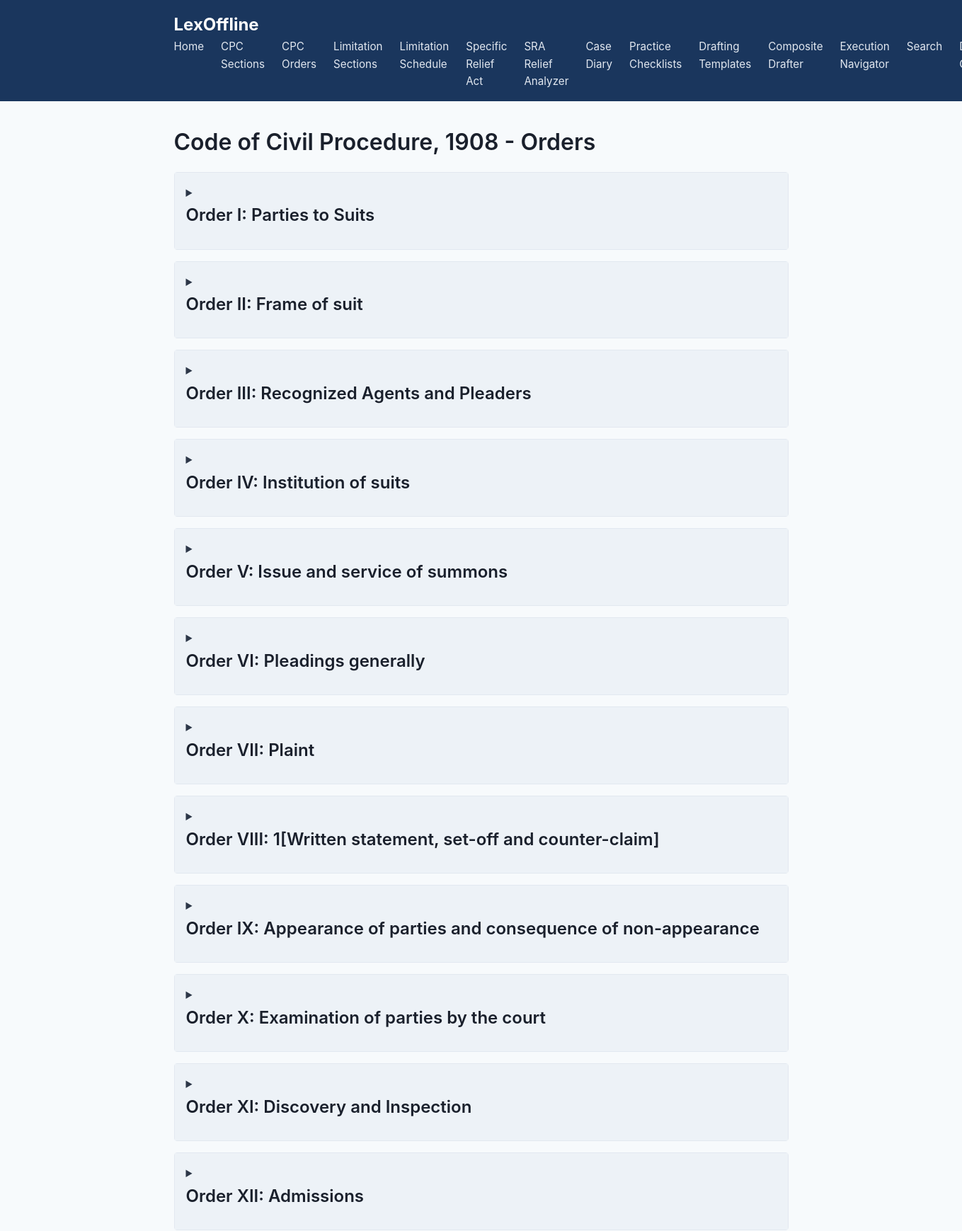
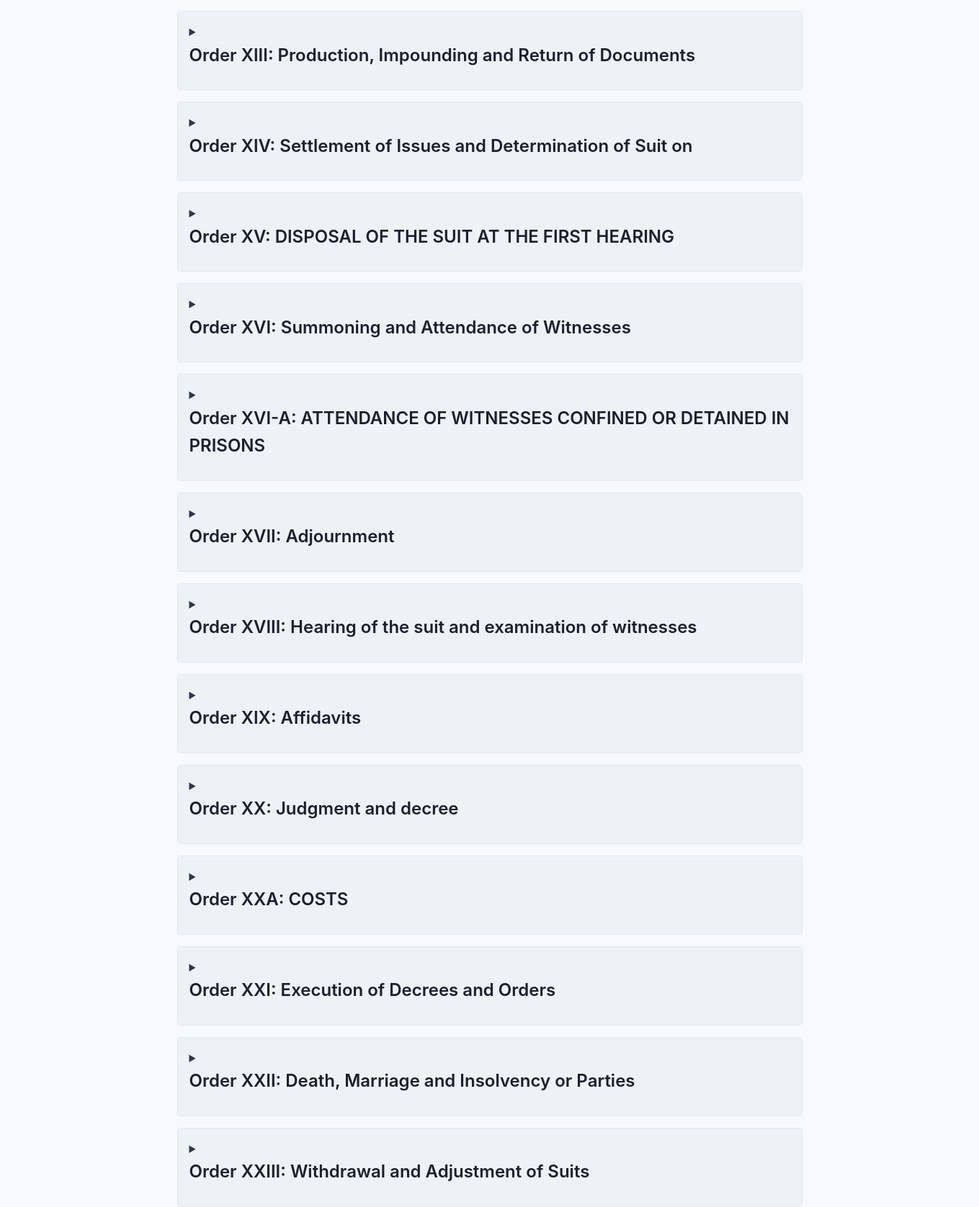
The page /cpc/orders (upper part) on the database its author committed (2 pictures, top to bottom).
### tables this page shows
CREATE TABLE orders (
        id INTEGER PRIMARY KEY,
        order_no TEXT NOT NULL,
        title TEXT
    );

### web/app.py (the view)
@app.route('/cpc/orders')
def cpc_orders():
    db = get_db()
    orders = []
    for o in db.all_orders():
        od = row_to_dict(o)
        od['rules'] = rows_to_dicts(db.rules_for_order(od['id']))
        orders.append(od)
    return render_template('cpc_orders.html', orders=orders)

### web/app.py (called while the page is built)
def get_db():
    db = getattr(g, '_database', None)
    if db is None:
        db = g._database = ActDatabase(DATABASE)
    return db

@app.teardown_appcontext
def close_connection(exception):
    db = getattr(g, '_database', None)
    if db is not None:
        db.close()

def row_to_dict(row):
    return dict(row) if row else None

def rows_to_dicts(rows):
    return [dict(r) for r in rows] if rows else []

### web/templates/cpc_orders.html (shortened to what this page needs)
{% extends "base.html" %}
{% block content %}
<h1>Code of Civil Procedure, 1908 - Orders</h1>
<div class="provision-list">
    {% for order in orders %}
    <details class="order-group">
        <summary>
            <h2>Order {{ order.order_no }}: {{ order.title }}</h2>
        </summary>
    </details>
    {% endfor %}
</div>
{% endblock %}

### web/static/style.css (style rules this page uses)
* { box-sizing: border-box; margin: 0; padding: 0; }
body { font-family: -apple-system, BlinkMacSystemFont, "Segoe UI", Roboto, Helvetica, Arial, sans-serif; line-height: 1.6; color: #2d3748; background-color: #f7fafc; }
h1, h2, h3, h4 { margin-bottom: 0.5em; color: #1a202c; font-weight: 600; }
.part-group, .order-group { margin-bottom: 1rem; background: white; border: 1px solid #e2e8f0; border-radius: 4px; }
summary { padding: 1rem; cursor: pointer; background-color: #edf2f7; font-weight: bold; }

### rows shown on the page
orders: order_no "I", title "Parties to Suits"
orders: order_no "II", title "Frame of suit"
orders: order_no "III", title "Recognized Agents and Pleaders"
orders: order_no "IV", title "Institution of suits"
orders: order_no "V", title "Issue and service of summons"
orders: order_no "VI", title "Pleadings generally"
orders: order_no "VII", title "Plaint"
orders: order_no "VIII", title "1[Written statement, set-off and counter-claim]"
orders: order_no "IX", title "Appearance of parties and consequence of non-appearance"
orders: order_no "X", title "Examination of parties by the court"
orders: order_no "XI", title "Discovery and Inspection"
orders: order_no "XII", title "Admissions"
orders: order_no "XIII", title "Production, Impounding and Return of Documents"
orders: order_no "XIV", title "Settlement of Issues and Determination of Suit on"
orders: order_no "XV", title "DISPOSAL OF THE SUIT AT THE FIRST HEARING"
orders: order_no "XVI", title "Summoning and Attendance of Witnesses"
orders: order_no "XVI-A", title "ATTENDANCE OF WITNESSES CONFINED OR DETAINED IN PRISONS"
orders: order_no "XVII", title "Adjournment"
orders: order_no "XVIII", title "Hearing of the suit and examination of witnesses"
orders: order_no "XIX", title "Affidavits"
orders: order_no "XX", title "Judgment and decree"
orders: order_no "XXA", title "COSTS"
orders: order_no "XXI", title "Execution of Decrees and Orders"
orders: order_no "XXII", title "Death, Marriage and Insolvency or Parties"
orders: order_no "XXIII", title "Withdrawal and Adjustment of Suits"
